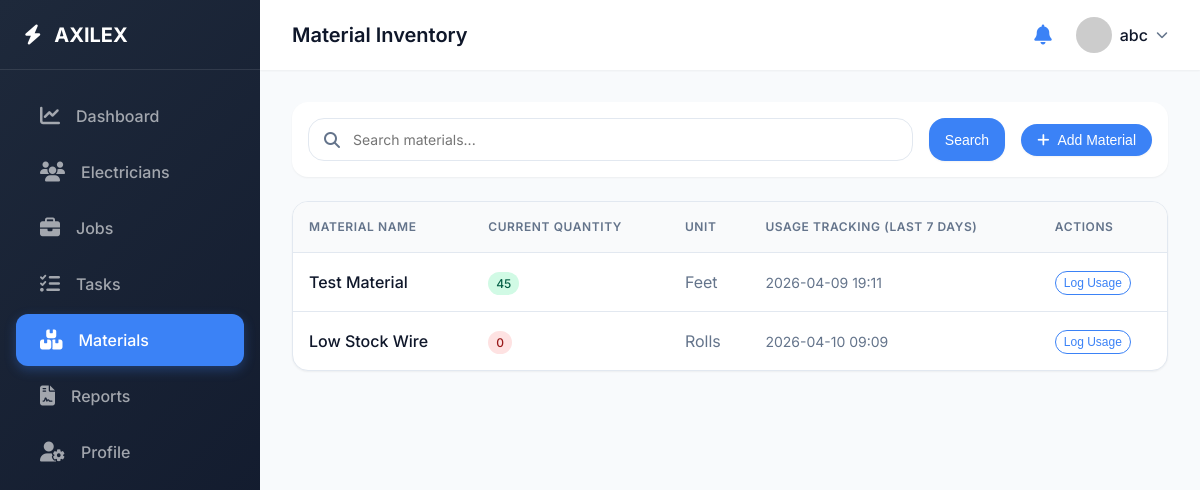
The page /materials (signed in) on the database its author committed.
### tables this page shows
CREATE TABLE Materials (
            id INTEGER PRIMARY KEY AUTOINCREMENT,
            name TEXT NOT NULL,
            quantity INTEGER DEFAULT 0,
            unit TEXT,
            last_usage TEXT
        );

### app.py (the view, shortened to what this page needs)
@app.route('/materials', methods=['GET', 'POST'])
def materials():
    if 'user_id' not in session:
        return redirect(url_for('login'))
    conn = get_db_connection()
    materials = conn.execute('SELECT * FROM Materials').fetchall()
    conn.close()
    return render_template('materials.html', materials=materials)

### app.py (called while the page is built)
def get_db_connection():
    conn = sqlite3.connect(DB_PATH)
    conn.row_factory = sqlite3.Row
    return conn

### templates/materials.html (shortened to what this page needs)
<!DOCTYPE html>
<html lang="en">
<head>
    <link rel="stylesheet" href="/static/css/styles.css">
    <link rel="stylesheet" href="https://cdnjs.cloudflare.com/ajax/libs/font-awesome/6.4.0/css/all.min.css">
</head>
<body>
    <div class="dashboard-layout">
        <aside class="sidebar">
            <div class="sidebar-header" style="justify-content: space-between;">
                <div><i class="fa-solid fa-bolt" style="margin-right: 0.5rem;"></i> AXILEX</div>
            </div>
            <nav class="sidebar-nav">
                <a href="/dashboard" class="sidebar-link">
                    <i class="fa-solid fa-chart-line"></i> Dashboard
                </a>
                <a href="/electricians" class="sidebar-link">
                    <i class="fa-solid fa-users"></i> Electricians
                </a>
                <a href="/jobs" class="sidebar-link">
                    <i class="fa-solid fa-briefcase"></i> Jobs
                </a>
                <a href="/tasks" class="sidebar-link">
                    <i class="fa-solid fa-list-check"></i> Tasks
                </a>
                <a href="/materials" class="sidebar-link active">
                    <i class="fa-solid fa-boxes-stacked"></i> Materials
                </a>
                <a href="/reporter" class="sidebar-link">
                    <i class="fa-solid fa-file-contract"></i> Reports
                </a>
                <a href="/profile" class="sidebar-link">
                    <i class="fa-solid fa-user-gear"></i> Profile
                </a>
            </nav>
        </aside>
        <main class="main-content">
            <header class="topbar">
                <div class="flex items-center gap-2">
                    <h2 style="margin: 0; font-size: 1.25rem;">Material Inventory</h2>
                </div>
                <div class="topbar-right">
                    <div class="notification-wrapper">
                        <button id="notification-btn" class="btn btn-outline" style="border: none; position: relative; padding: 0.5rem;">
                            <i class="fa-solid fa-bell" style="font-size: 1.25rem;"></i>
                        </button>
                    </div>
                    <div class="user-profile">
                        <img src="https://ui-avatars.com/api/?name=Admin+User&background=DBEAFE&color=1E3A8A" alt="Profile" style="width: 36px; height: 36px; border-radius: 50%;">
                        <span>{{ session.username if session.username else 'Admin' }}</span>
                        <i class="fa-solid fa-chevron-down" style="font-size: 0.75rem; color: var(--text-light);"></i>
                    </div>
                </div>
            </header>
            <div class="content-area">
                <div class="filter-bar">
                    <form action="/materials" method="GET" class="flex gap-2" style="flex: 1;">
                        <div class="search-input-wrapper">
                            <i class="fa-solid fa-magnifying-glass"></i>
                            <input type="text" name="q" class="form-control" placeholder="Search materials..." value="{{ request.args.get('q', '') }}">
                        </div>
                        <button type="submit" class="btn btn-primary">Search</button>
                    </form>
                    <button id="addMaterialBtn" class="btn btn-primary"><i class="fa-solid fa-plus" style="margin-right: 0.5rem;"></i> Add Material</button>
                </div>
                <div class="table-container">
                    <table class="table">
                        <thead>
                            <tr>
                                <th>Material Name</th>
                                <th>Current Quantity</th>
                                <th>Unit</th>
                                <th>Usage Tracking (Last 7 Days)</th>
                                <th>Actions</th>
                            </tr>
                        </thead>
                        <tbody>
                            {% for material in materials %}
                            <tr>
                                <td style="font-weight: 500;">{{ material.name }}</td>
                                <td><span class="badge badge-{{ 'success' if material.quantity > 10 else 'warning' if material.quantity > 0 else 'danger' }}">{{ material.quantity }}</span></td>
                                <td style="color: var(--text-light);">{{ material.unit }}</td>
                                <td style="color: var(--text-light); font-size: 0.875rem;">{{ material.last_usage or 'No recent usage' }}</td>
                                <td>
                                    <button class="btn btn-outline use-material-btn"
                                            data-id="{{ material.id }}"
                                            data-name="{{ material.name }}"
                                            data-unit="{{ material.unit }}"
                                            data-qty="{{ material.quantity }}"
                                            style="padding: 0.25rem 0.5rem; font-size: 0.75rem;">Log Usage</button>
                                </td>
                            </tr>
                            {% else %}
                            <tr>
                                <td colspan="5" class="text-center">No materials found.</td>
                            </tr>
                            {% endfor %}
                        </tbody>
                    </table>
                </div>
            </div>
        </main>
    </div>
</body>
</html>

### rows shown on the page
Materials: name "Test Material", quantity "45", unit "Feet", last_usage "2026-04-09 19:11"
Materials: name "Low Stock Wire", quantity "0", unit "Rolls", last_usage "2026-04-10 09:09"

### other values the page prints
{{ session.username if session.username else 'Admin' }} "abc"
